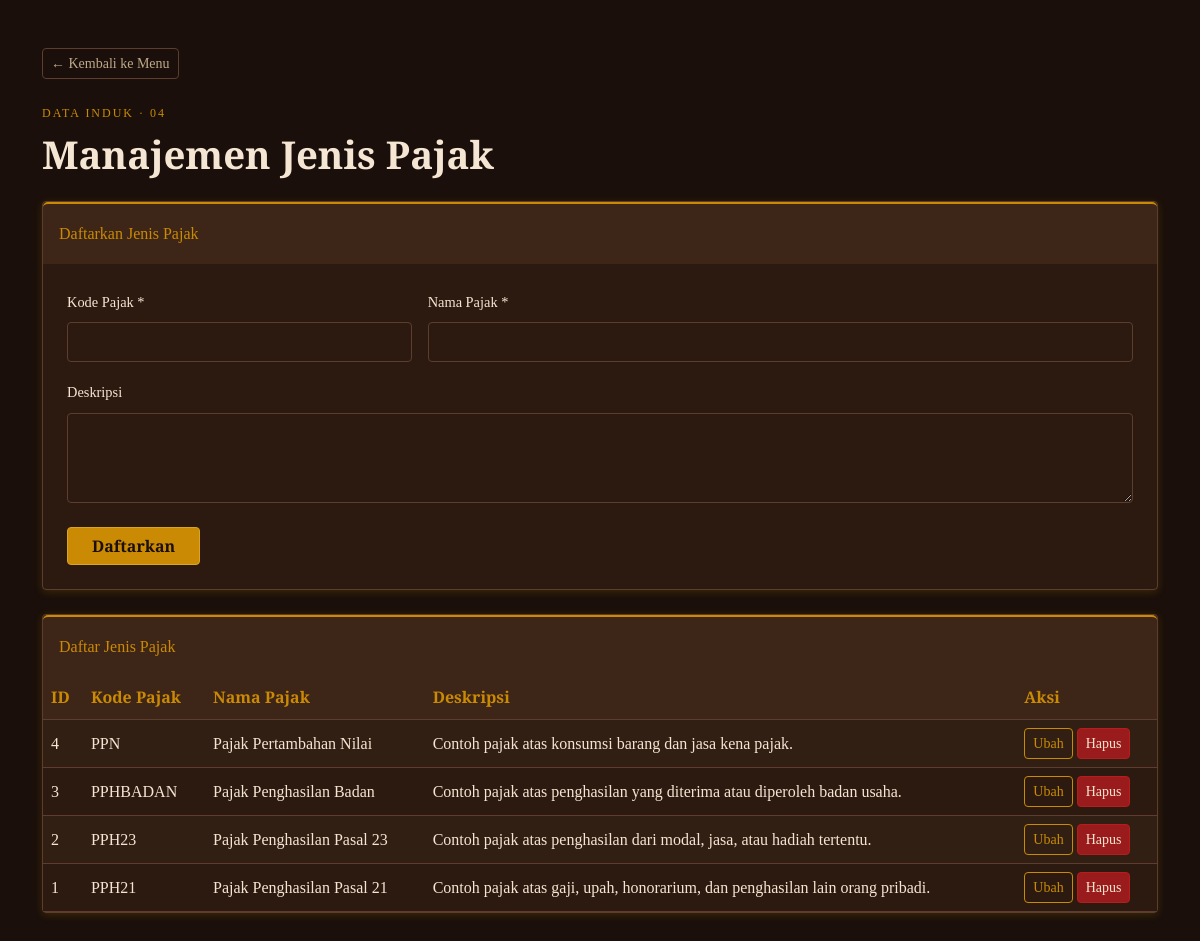
The page /jenis_pajak.php on the database its author committed.
### tables this page shows
CREATE TABLE `jenis_pajak` (
  `id_jenis_pajak` int NOT NULL,
  `kode_pajak` varchar(20) NOT NULL,
  `nama_pajak` varchar(100) NOT NULL,
  `deskripsi` text
);

### jenis_pajak.php (the view, shortened to what this page needs)
<?php
include 'config.php';
function runQuery($conn, $sql) {
    $result = mysqli_query($conn, $sql);
    return $result;
}
$editData = null;
?>
<!DOCTYPE html>
<html lang="id">
<head>
    <link href="https://cdn.jsdelivr.net/npm/bootstrap@5.3.0/dist/css/bootstrap.min.css" rel="stylesheet">
</head>
<body>
<main class="container py-4 py-lg-5">
    <a href="index.php" class="btn btn-outline-secondary btn-sm mb-4">&larr; Kembali ke Menu</a>
    <p class="eyebrow mb-2">Data Induk · 04</p>
    <h1 class="mb-4">Manajemen Jenis Pajak</h1>
    <section class="card mb-4">
        <div class="card-header py-3"><?= $editData ? 'Ubah Jenis Pajak' : 'Daftarkan Jenis Pajak' ?></div>
        <div class="card-body">
            <form method="POST">
                <div class="row g-3">
                    <div class="col-md-4">
                        <label class="form-label">Kode Pajak *</label>
                        <input type="text" name="kode_pajak" maxlength="20" class="form-control" required value="<?= htmlspecialchars($editData['kode_pajak'] ?? '', ENT_QUOTES, 'UTF-8') ?>">
                    </div>
                    <div class="col-md-8">
                        <label class="form-label">Nama Pajak *</label>
                        <input type="text" name="nama_pajak" maxlength="100" class="form-control" required value="<?= htmlspecialchars($editData['nama_pajak'] ?? '', ENT_QUOTES, 'UTF-8') ?>">
                    </div>
                    <div class="col-12">
                        <label class="form-label">Deskripsi</label>
                        <textarea name="deskripsi" class="form-control" rows="3"><?= htmlspecialchars($editData['deskripsi'] ?? '', ENT_QUOTES, 'UTF-8') ?></textarea>
                    </div>
                </div>
                <div class="mt-4">
                    <button type="submit" name="<?= $editData ? 'update' : 'simpan' ?>" class="btn btn-primary px-4"><?= $editData ? 'Simpan Perubahan' : 'Daftarkan' ?></button>
                </div>
            </form>
        </div>
    </section>
    <section class="card">
        <div class="card-header py-3">Daftar Jenis Pajak</div>
        <div class="card-body p-0"><div class="table-responsive">
            <table class="table table-striped table-hover">
                <thead><tr><th>ID</th><th>Kode Pajak</th><th>Nama Pajak</th><th>Deskripsi</th><th>Aksi</th></tr></thead>
                <tbody>
                <?php
                $query = runQuery($conn, "SELECT * FROM jenis_pajak ORDER BY id_jenis_pajak DESC");
                while ($row = mysqli_fetch_assoc($query)):
                ?>
                    <tr>
                        <td><?= (int)$row['id_jenis_pajak'] ?></td>
                        <td><?= htmlspecialchars($row['kode_pajak'], ENT_QUOTES, 'UTF-8') ?></td>
                        <td><?= htmlspecialchars($row['nama_pajak'], ENT_QUOTES, 'UTF-8') ?></td>
                        <td><?= htmlspecialchars($row['deskripsi'] ?? '-', ENT_QUOTES, 'UTF-8') ?></td>
                        <td class="text-nowrap">
                            <a href="?edit=<?= (int)$row['id_jenis_pajak'] ?>" class="btn btn-outline-warning btn-sm">Ubah</a>
                            <a href="?hapus=<?= (int)$row['id_jenis_pajak'] ?>" class="btn btn-danger btn-sm" onclick="return confirm('Hapus jenis pajak ini?')">Hapus</a>
                        </td>
                    </tr>
                <?php endwhile; ?>
                </tbody>
            </table>
        </div></div>
    </section>
</main>
</body>
</html>

### jenis_pajak.php (style rules this page uses)
:root { --bg:#1A0F0A;--surface:#2C1A10;--raised:#3D2517;--gold:#CA8A04;--border:#5C3D2E;--text:#F5E6D3;--muted:#BFA98A }
body { background:var(--bg);color:var(--text);font-family:'Spectral',serif;line-height:1.7 }
h1,h2,.form-label,.card-header,.table th,.eyebrow { font-family:'Cinzel',serif }
h1 { font-size:clamp(1.7rem,4vw,2.4rem);font-weight:700 }
.eyebrow { color:var(--gold);letter-spacing:2px;text-transform:uppercase;font-size:.75rem }
.card { background:var(--surface);border:1px solid var(--border);border-radius:4px;box-shadow:0 2px 8px #CA8A0433 }
.card-header { background:var(--raised);color:var(--gold);border:0;border-top:2px solid var(--gold) }
.card-body { padding:24px }
.form-label { color:var(--text);font-size:.9rem }
.form-control { min-height:40px;background:var(--surface);color:var(--text);border:1px solid var(--border);border-radius:4px }
textarea.form-control { min-height:90px }
.table { --bs-table-color:var(--text);--bs-table-bg:var(--surface);--bs-table-border-color:var(--border);--bs-table-striped-bg:#321f14;--bs-table-striped-color:var(--text);--bs-table-hover-bg:var(--raised);--bs-table-hover-color:var(--text);margin:0 }
.table th { color:var(--gold);background:var(--raised);white-space:nowrap }
.table td,.table th { vertical-align:middle }
.btn { font-family:'Cinzel',serif;border-radius:4px }
.btn-primary { background:var(--gold);border-color:#DAA520;color:var(--bg);font-weight:700 }
.btn-outline-secondary { color:var(--muted);border-color:var(--border) }
.btn-outline-warning { color:var(--gold);border-color:var(--gold) }
.btn-danger { background:#991B1B;border-color:#B91C1C;color:var(--text) }

### rows shown on the page
jenis_pajak: id_jenis_pajak "4", kode_pajak "PPN", nama_pajak "Pajak Pertambahan Nilai", deskripsi "Contoh pajak atas konsumsi barang dan jasa kena pajak."
jenis_pajak: id_jenis_pajak "3", kode_pajak "PPHBADAN", nama_pajak "Pajak Penghasilan Badan", deskripsi "Contoh pajak atas penghasilan yang diterima atau diperoleh badan usaha."
jenis_pajak: id_jenis_pajak "2", kode_pajak "PPH23", nama_pajak "Pajak Penghasilan Pasal 23", deskripsi "Contoh pajak atas penghasilan dari modal, jasa, atau hadiah tertentu."
jenis_pajak: id_jenis_pajak "1", kode_pajak "PPH21", nama_pajak "Pajak Penghasilan Pasal 21", deskripsi "Contoh pajak atas gaji, upah, honorarium, dan penghasilan lain orang pribadi."
